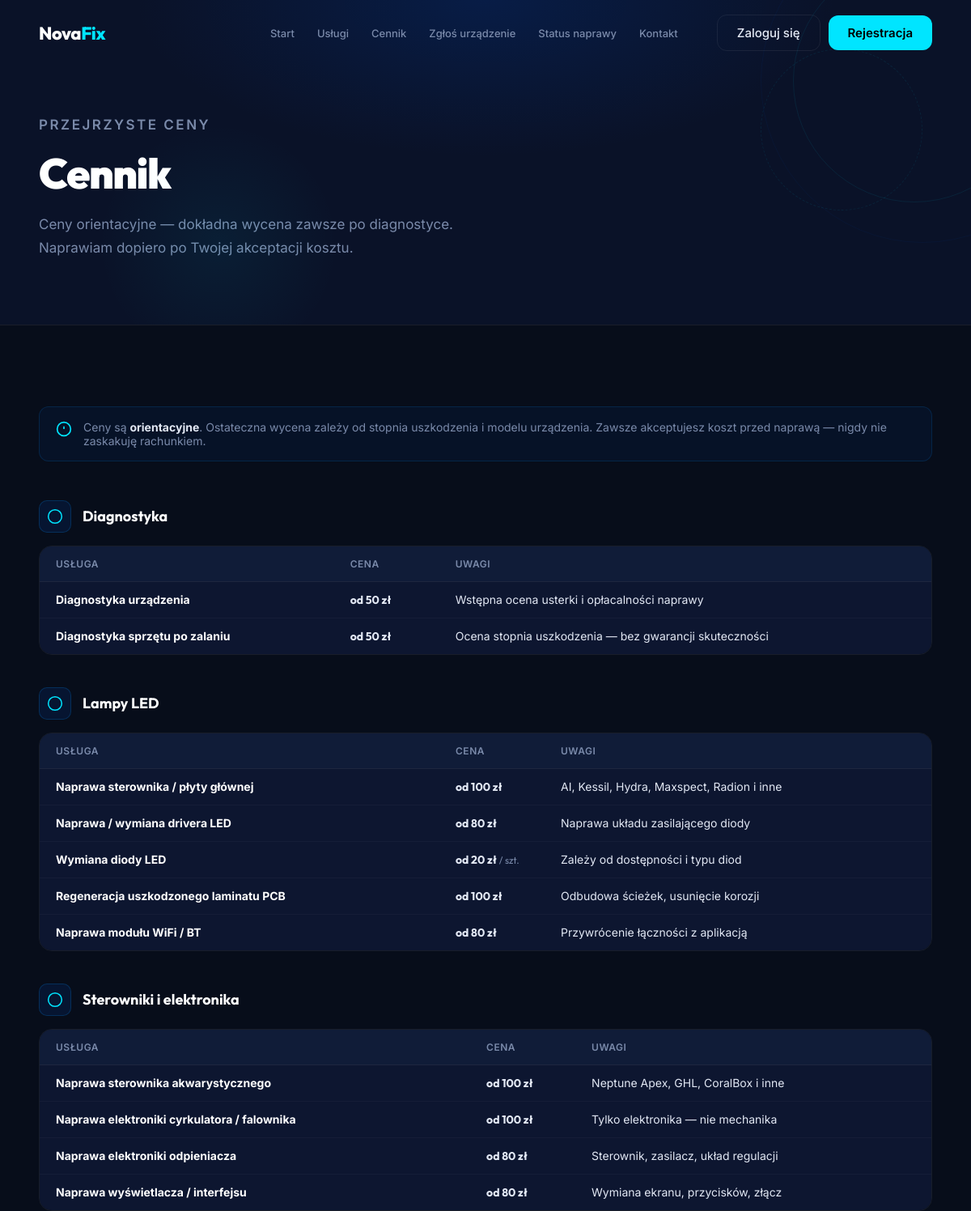
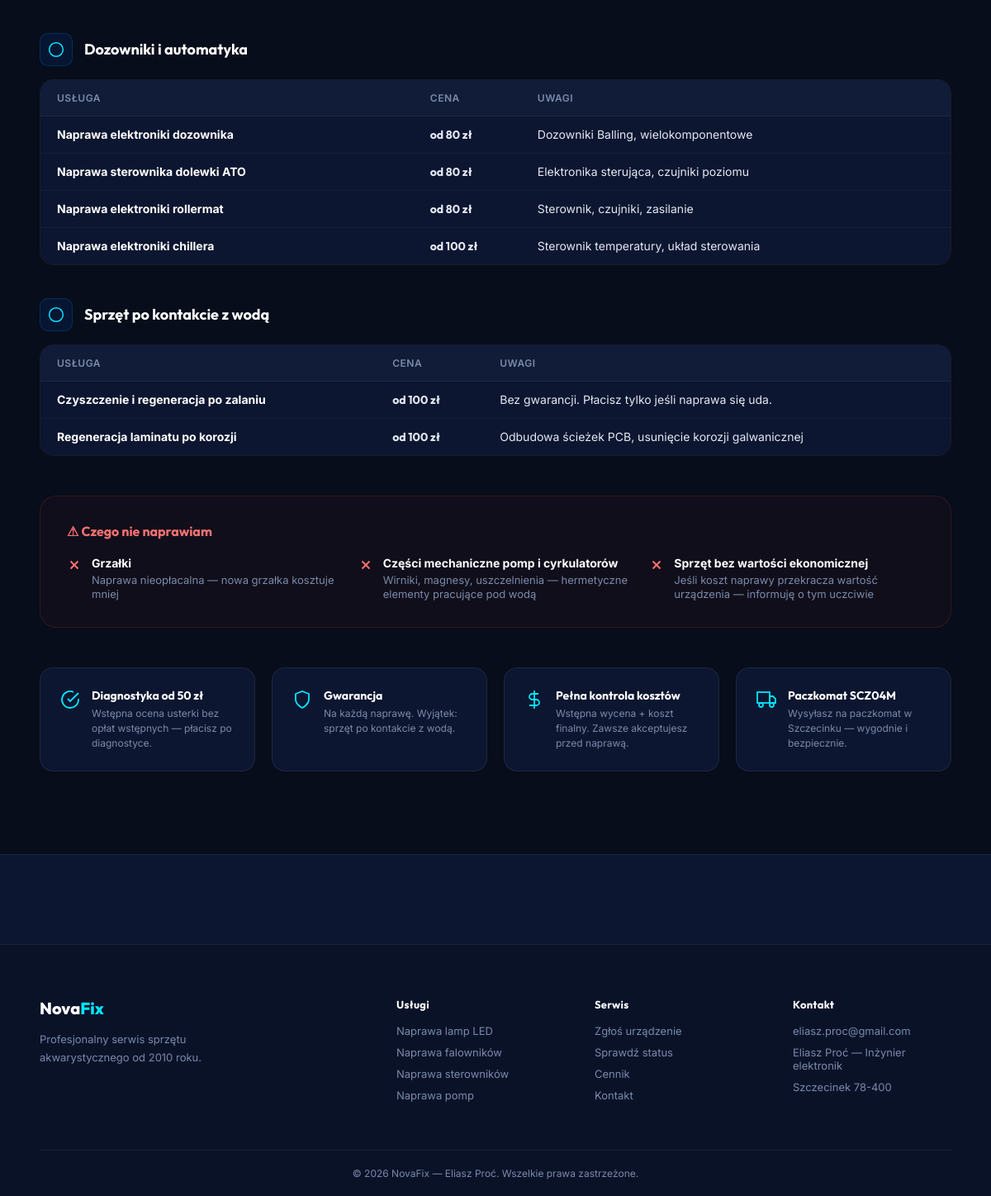
/cennik, run on the app's committed database (2 pictures, top to bottom).
### tables this page shows
CREATE TABLE IF NOT EXISTS pricing_items (
    id          INT UNSIGNED AUTO_INCREMENT PRIMARY KEY,
    category    VARCHAR(100) NOT NULL,
    name        VARCHAR(200) NOT NULL,
    price_from  DECIMAL(10,2) NOT NULL,
    price_to    DECIMAL(10,2) NULL,
    unit        VARCHAR(50) NULL DEFAULT NULL,
    note        VARCHAR(255) NULL,
    is_active   TINYINT(1) NOT NULL DEFAULT 1,
    sort_order  INT UNSIGNED NOT NULL DEFAULT 0
);

### src/controllers/HomeController.php (called while the page is built, shortened)
<?php
class HomeController {
    private function render(string $view, string $title): void {
        include VIEW_PATH . '/home/' . $view . '.php';
        $content = ob_get_clean();
        include VIEW_PATH . '/layout.php';
    }
    public function pricing(): void {
        $this->render('pricing', 'Cennik');
    }
}

### src/bootstrap.php (called while the page is built, shortened)
<?php
require_once SRC_PATH . '/helpers/functions.php';
require_once SRC_PATH . '/Router.php';
$router = new Router();
$router->dispatch();

### public/index.php (called while the page is built)
<?php
require_once __DIR__ . '/../src/bootstrap.php';

### src/helpers/functions.php (called while the page is built, shortened)
<?php
function isLoggedIn(): bool {
    return isset($_SESSION['user_id']);
}
function sanitize(string $value): string {
    return htmlspecialchars(trim($value), ENT_QUOTES, 'UTF-8');
}

### views/home/pricing.php (the view, shortened to what this page needs)
<?php
global $pdo;
$items = $pdo->query('SELECT * FROM pricing_items WHERE is_active=1 ORDER BY sort_order,id')->fetchAll();
$by_cat = [];
foreach ($items as $item) $by_cat[$item['category']][] = $item;
$cat_icons = [
    'Diagnostyka'              => '<path d="M22 12h-4l-3 9L9 3l-3 9H2"/>',
    'Lampy LED'                => '<circle cx="12" cy="12" r="5"/><line x1="12" y1="1" x2="12" y2="3"/><line x1="12" y1="21" x2="12" y2="23"/><line x1="4.22" y1="4.22" x2="5.64" y2="5.64"/><line x1="18.36" y1="18.36" x2="19.78" y2="19.78"/><line x1="1" y1="12" x2="3" y2="12"/><line x1="21" y1="12" x2="23" y2="12"/>',
    'Sterowniki i elektronika' => '<rect x="2" y="3" width="20" height="14" rx="2"/><line x1="8" y1="21" x2="16" y2="21"/><line x1="12" y1="17" x2="12" y2="21"/>',
    'Dozowniki i automatyka'   => '<path d="M3 9l9-7 9 7v11a2 2 0 0 1-2 2H5a2 2 0 0 1-2-2z"/>',
    'Sprzęt po kontakcie z wodą' => '<path d="M12 22s-8-4.5-8-11.8A8 8 0 0 1 12 2a8 8 0 0 1 8 8.2c0 7.3-8 11.8-8 11.8z"/>',
];
?>
<section class="page-hero">
    <div class="page-hero__bg"></div>
    <div class="page-deco">
    </div>
    <div class="container">
        <p class="section__label">Przejrzyste ceny</p>
        <h1>Cennik</h1>
        <p>Ceny orientacyjne — dokładna wycena zawsze po diagnostyce. Naprawiam dopiero po Twojej akceptacji kosztu.</p>
    </div>
</section>
<section class="section">
    <div class="container">
        <div class="pricing-notice">
            <svg width="20" height="20" viewBox="0 0 24 24" fill="none" stroke="currentColor" stroke-width="2"><circle cx="12" cy="12" r="10"/><line x1="12" y1="8" x2="12" y2="12"/><line x1="12" y1="16" x2="12.01" y2="16"/></svg>
            <p>Ceny są <strong>orientacyjne</strong>. Ostateczna wycena zależy od stopnia uszkodzenia i modelu urządzenia. Zawsze akceptujesz koszt przed naprawą — nigdy nie zaskakuję rachunkiem.</p>
        </div>
        <?php foreach ($by_cat as $cat => $items): ?>
        <div class="pricing-section">
            <div class="pricing-section__header">
                <div class="pricing-section__icon">
                    <svg width="20" height="20" viewBox="0 0 24 24" fill="none" stroke="currentColor" stroke-width="1.8">
                        <?= $cat_icons[$cat] ?? '<circle cx="12" cy="12" r="10"/>' ?>
                    </svg>
                </div>
                <h2><?= sanitize($cat) ?></h2>
            </div>
            <div class="pricing-table-wrap">
                <table class="pricing-table">
                    <thead>
                        <tr><th>Usługa</th><th>Cena</th><th class="hide-mobile">Uwagi</th></tr>
                    </thead>
                    <tbody>
                    <?php foreach ($items as $item): ?>
                    <tr>
                        <td><strong style="color:#fff"><?= sanitize($item['name']) ?></strong></td>
                        <td class="price">
                            od <?= number_format((float)$item['price_from'], 0, '.', '') ?> zł
                            <?php if ($item['unit']): ?><span style="font-size:12px;font-weight:400;color:var(--tm)"> / <?= sanitize($item['unit']) ?></span><?php endif; ?>
                        </td>
                        <td class="hide-mobile"><?= sanitize($item['note'] ?? '') ?></td>
                    </tr>
                    <?php endforeach; ?>
                    </tbody>
                </table>
            </div>
        </div>
        <?php endforeach; ?>
        <div class="no-repair-box" style="margin-top:48px">
            <h3>⚠ Czego nie naprawiam</h3>
            <div class="no-repair-grid">
                <div class="no-repair-item">
                    <svg width="18" height="18" viewBox="0 0 24 24" fill="none" stroke="currentColor" stroke-width="2.5"><line x1="18" y1="6" x2="6" y2="18"/><line x1="6" y1="6" x2="18" y2="18"/></svg>
                    <div><strong>Grzałki</strong><span>Naprawa nieopłacalna — nowa grzałka kosztuje mniej</span></div>
                </div>
                <div class="no-repair-item">
                    <svg width="18" height="18" viewBox="0 0 24 24" fill="none" stroke="currentColor" stroke-width="2.5"><line x1="18" y1="6" x2="6" y2="18"/><line x1="6" y1="6" x2="18" y2="18"/></svg>
                    <div><strong>Części mechaniczne pomp i cyrkulatorów</strong><span>Wirniki, magnesy, uszczelnienia — hermetyczne elementy pracujące pod wodą</span></div>
                </div>
                <div class="no-repair-item">
                    <svg width="18" height="18" viewBox="0 0 24 24" fill="none" stroke="currentColor" stroke-width="2.5"><line x1="18" y1="6" x2="6" y2="18"/><line x1="6" y1="6" x2="18" y2="18"/></svg>
                    <div><strong>Sprzęt bez wartości ekonomicznej</strong><span>Jeśli koszt naprawy przekracza wartość urządzenia — informuję o tym uczciwie</span></div>
                </div>
            </div>
        </div>
        <div class="pricing-info-grid" style="margin-top:48px">
            <div class="pricing-info-item">
                <svg width="24" height="24" viewBox="0 0 24 24" fill="none" stroke="currentColor" stroke-width="1.8"><path d="M22 11.08V12a10 10 0 1 1-5.93-9.14"/><polyline points="22 4 12 14.01 9 11.01"/></svg>
                <div><h4>Diagnostyka od 50 zł</h4><p>Wstępna ocena usterki bez opłat wstępnych — płacisz po diagnostyce.</p></div>
            </div>
            <div class="pricing-info-item">
                <svg width="24" height="24" viewBox="0 0 24 24" fill="none" stroke="currentColor" stroke-width="1.8"><path d="M12 22s8-4 8-10V5l-8-3-8 3v7c0 6 8 10 8 10z"/></svg>
                <div><h4>Gwarancja</h4><p>Na każdą naprawę. Wyjątek: sprzęt po kontakcie z wodą.</p></div>
            </div>
            <div class="pricing-info-item">
                <svg width="24" height="24" viewBox="0 0 24 24" fill="none" stroke="currentColor" stroke-width="1.8"><line x1="12" y1="1" x2="12" y2="23"/><path d="M17 5H9.5a3.5 3.5 0 0 0 0 7h5a3.5 3.5 0 0 1 0 7H6"/></svg>
                <div><h4>Pełna kontrola kosztów</h4><p>Wstępna wycena + koszt finalny. Zawsze akceptujesz przed naprawą.</p></div>
            </div>
            <div class="pricing-info-item">
                <svg width="24" height="24" viewBox="0 0 24 24" fill="none" stroke="currentColor" stroke-width="1.8"><rect x="1" y="3" width="15" height="13"/><polygon points="16 8 20 8 23 11 23 16 16 16 16 8"/><circle cx="5.5" cy="18.5" r="2.5"/><circle cx="18.5" cy="18.5" r="2.5"/></svg>
                <div><h4>Paczkomat SCZ04M</h4><p>Wysyłasz na paczkomat w Szczecinku — wygodnie i bezpiecznie.</p></div>
            </div>
        </div>
    </div>
</section>

### src/Router.php (shortened to what this page needs)
<?php
class Router {
    private array $routes = [];
    public function get(string $path, array $handler): void {
        $this->routes['GET'][$path] = $handler;
    }
    public function post(string $path, array $handler): void {
        $this->routes['POST'][$path] = $handler;
    }
    public function dispatch(): void {
        $method = $_SERVER['REQUEST_METHOD'];
        $url    = trim($_GET['url'] ?? '', '/');
        foreach ($this->routes[$method] ?? [] as $path => $handler) {
            $pattern = preg_replace('/\{[^}]+\}/', '([^/]+)', trim($path, '/'));
            if (preg_match("#^{$pattern}$#", $url, $matches)) {
                array_shift($matches);
                [$class, $method_name] = $handler;
                (new $class)->{$method_name}(...$matches);
                return;
            }
        }
    }
}

### views/layout.php (shortened to what this page needs)
<!DOCTYPE html>
<html lang="pl">
<head>
    <link rel="stylesheet" href="/css/main.css">
</head>
<body>
    <?php include VIEW_PATH . '/partials/navbar.php'; ?>
    <main><?= $content ?? '' ?></main>
    <?php include VIEW_PATH . '/partials/footer.php'; ?>
</body>
</html>

### views/partials/navbar.php (shortened to what this page needs)
<header class="navbar" id="navbar">
    <div class="container navbar__inner">
        <a href="/" class="navbar__logo">Nova<span>Fix</span></a>
        <nav class="navbar__nav" id="navMenu">
            <a href="/">Start</a>
            <a href="/uslugi">Usługi</a>
            <a href="/cennik">Cennik</a>
            <a href="/panel/nowe-zgloszenie">Zgłoś urządzenie</a>
            <a href="/status">Status naprawy</a>
            <a href="/kontakt">Kontakt</a>
        </nav>
        <div class="navbar__actions">
            <?php if (isLoggedIn()): ?>
                <?php if (isAdmin()): ?>
                    <a href="/admin" class="btn btn--outline">Panel admina</a>
                <?php else: ?>
                    <a href="/panel" class="btn btn--outline">Moje zgłoszenia</a>
                <?php endif; ?>
                <a href="/logout" class="btn btn--ghost">Wyloguj</a>
            <?php else: ?>
                <a href="/login" class="btn btn--outline">Zaloguj się</a>
                <a href="/rejestracja" class="btn btn--primary">Rejestracja</a>
            <?php endif; ?>
        </div>
    </div>
</header>

### views/partials/footer.php (shortened to what this page needs)
<div class="bottom-features">
    <div class="container">
        <div class="bottom-features__grid">
        </div>
    </div>
</div>
<footer class="footer">
    <div class="container">
        <div class="footer__inner">
            <div class="footer__brand">
                <div class="footer__logo">Nova<span>Fix</span></div>
                <p>Profesjonalny serwis sprzętu<br>akwarystycznego od 2010 roku.</p>
            </div>
            <div class="footer__col">
                <h4>Usługi</h4>
                <a href="/uslugi">Naprawa lamp LED</a>
                <a href="/uslugi">Naprawa falowników</a>
                <a href="/uslugi">Naprawa sterowników</a>
                <a href="/uslugi">Naprawa pomp</a>
            </div>
            <div class="footer__col">
                <h4>Serwis</h4>
                <a href="/panel/nowe-zgloszenie">Zgłoś urządzenie</a>
                <a href="/status">Sprawdź status</a>
                <a href="/cennik">Cennik</a>
                <a href="/kontakt">Kontakt</a>
            </div>
            <div class="footer__col">
                <h4>Kontakt</h4>
                <p>eliasz.proc@gmail.com</p>
                <p>Eliasz Proć — Inżynier elektronik</p>
                <p>Szczecinek 78-400</p>
            </div>
        </div>
        <div class="footer__bottom">
            <p>&copy; <?= date('Y') ?> NovaFix — Eliasz Proć. Wszelkie prawa zastrzeżone.</p>
        </div>
    </div>
</footer>

### data on the page
pricing_items: name "Diagnostyka urządzenia", price_from "50", note "Wstępna ocena usterki i opłacalności naprawy"
pricing_items: name "Diagnostyka sprzętu po zalaniu", price_from "50", note "Ocena stopnia uszkodzenia — bez gwarancji skuteczności"
pricing_items: name "Naprawa sterownika / płyty głównej", price_from "100", note "AI, Kessil, Hydra, Maxspect, Radion i inne"
pricing_items: name "Naprawa / wymiana drivera LED", price_from "80", note "Naprawa układu zasilającego diody"
pricing_items: name "Wymiana diody LED", price_from "20", unit "szt.", note "Zależy od dostępności i typu diod"
pricing_items: name "Regeneracja uszkodzonego laminatu PCB", price_from "100", note "Odbudowa ścieżek, usunięcie korozji"
pricing_items: name "Naprawa modułu WiFi / BT", price_from "80", note "Przywrócenie łączności z aplikacją"
pricing_items: name "Naprawa sterownika akwarystycznego", price_from "100", note "Neptune Apex, GHL, CoralBox i inne"
pricing_items: name "Naprawa elektroniki cyrkulatora / falownika", price_from "100", note "Tylko elektronika — nie mechanika"
pricing_items: name "Naprawa elektroniki odpieniacza", price_from "80", note "Sterownik, zasilacz, układ regulacji"
pricing_items: name "Naprawa wyświetlacza / interfejsu", price_from "80", note "Wymiana ekranu, przycisków, złącz"
pricing_items: name "Naprawa elektroniki dozownika", price_from "80", note "Dozowniki Balling, wielokomponentowe"
pricing_items: name "Naprawa sterownika dolewki ATO", price_from "80", note "Elektronika sterująca, czujniki poziomu"
pricing_items: name "Naprawa elektroniki rollermat", price_from "80", note "Sterownik, czujniki, zasilanie"
pricing_items: name "Naprawa elektroniki chillera", price_from "100", note "Sterownik temperatury, układ sterowania"
pricing_items: name "Czyszczenie i regeneracja po zalaniu", price_from "100", note "Bez gwarancji. Płacisz tylko jeśli naprawa się uda."
pricing_items: name "Regeneracja laminatu po korozji", price_from "100", note "Odbudowa ścieżek PCB, usunięcie korozji galwanicznej"

### other printed values
$cat "Diagnostyka"
$cat "Lampy LED"
$cat "Sterowniki i elektronika"
$cat "Dozowniki i automatyka"
$cat "Sprzęt po kontakcie z wodą"
